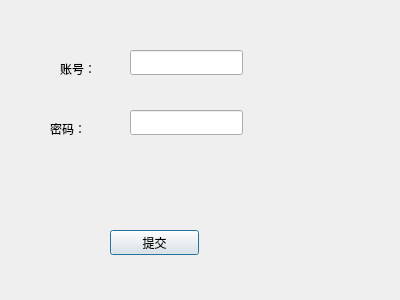
<?xml version="1.0" encoding="UTF-8"?>
<ui version="4.0">
 <class>Dialog_add_admin</class>
 <widget class="QDialog" name="Dialog_add_admin">
  <property name="geometry">
   <rect>
    <x>0</x>
    <y>0</y>
    <width>400</width>
    <height>300</height>
   </rect>
  </property>
  <property name="windowTitle">
   <string>Dialog</string>
  </property>
  <widget class="QLabel" name="label">
   <property name="geometry">
    <rect>
     <x>60</x>
     <y>60</y>
     <width>67</width>
     <height>17</height>
    </rect>
   </property>
   <property name="text">
    <string>账号：</string>
   </property>
  </widget>
  <widget class="QLabel" name="label_2">
   <property name="geometry">
    <rect>
     <x>50</x>
     <y>120</y>
     <width>67</width>
     <height>17</height>
    </rect>
   </property>
   <property name="text">
    <string>密码：</string>
   </property>
  </widget>
  <widget class="QLineEdit" name="lineEdit_account">
   <property name="geometry">
    <rect>
     <x>130</x>
     <y>50</y>
     <width>113</width>
     <height>25</height>
    </rect>
   </property>
  </widget>
  <widget class="QLineEdit" name="lineEdit_password">
   <property name="geometry">
    <rect>
     <x>130</x>
     <y>110</y>
     <width>113</width>
     <height>25</height>
    </rect>
   </property>
  </widget>
  <widget class="QPushButton" name="pushButton_commit">
   <property name="geometry">
    <rect>
     <x>110</x>
     <y>230</y>
     <width>89</width>
     <height>25</height>
    </rect>
   </property>
   <property name="text">
    <string>提交</string>
   </property>
  </widget>
 </widget>
 <resources/>
 <connections/>
</ui>
